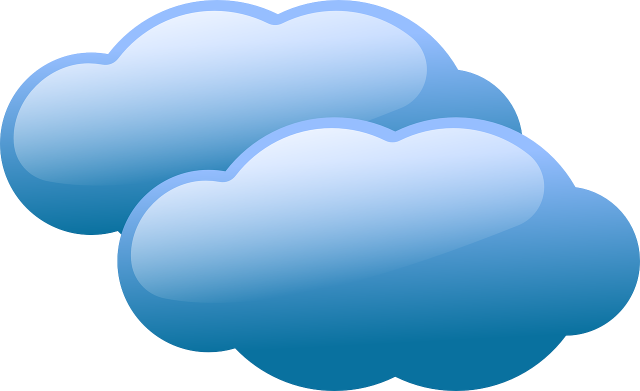
#> input picture Project_Kakao chat/cloud.png, 1280 x 782 px, found by its file name (shown at 1/2 size)
$ jupyter execute --allow-errors Kakao_chat_analysis_03.ipynb   (shell and % lines are left out)
#> lines starting #> are read from the running program, lines starting #| are printed output that depends on the picture
# 카톡 채팅 분석 3

# Data Load
---

#> (a cell that did not finish here is left out)

#> (a cell that did not finish here is left out)

#> (a cell that did not finish here is left out)

#> (a cell that did not finish here is left out)

[cell 5]
err = []
name = []
time = []
text = []

#> (the rest of this cell did not finish here and is left out)

[cell 6]
from collections import Counter
count = Counter()

[cell 7]
temp = " ".join(text).split(" ")

[cell 8]
words = Counter(temp).most_common(100000)

[cell 9]
word_dict = dict()
word_dict["a"] = "Ah!"

[cell 10]
word_dict["a"]

[cell 11]
words[:10]

[cell 12]
for word in words :
    word_dict[word[0]] = word[1]

#> (a cell that did not finish here is left out)

# WordCloud
---

[cell 14]
import numpy as np
import random # 색깔을 랜덤하게 칠하기 위해
from PIL import Image # 이미지 마스크를 위해
from wordcloud import WordCloud, STOPWORDS
from palettable.colorbrewer.qualitative import Dark2_8 # 색상설정을 위해

def color_func(word, font_size, position, orientation, random_state=None, **kwargs):
    return tuple(Dark2_8.colors[random.randint(0,7)])

font_path = "C:/Users/user/Github/NanumSquareB.ttf"

icon = "cloud"
icon_path = "C:/Users/user/Github/Project_Kakao chat/cloud.png"

icon = Image.open(icon_path).convert("RGBA")
#> icon is the input picture: PIL image 1280x782 RGBA; mean R, G, B, A 156.6, 197, 227.7, 178.7
mask = Image.new("RGB", icon.size, (255,255,255))
#> mask: PIL image 1280x782 RGB; every value is 255
mask.paste(icon,icon)
mask = np.array(mask)

#> (the rest of this cell did not finish here and is left out)

[cell 15]
import matplotlib.pyplot as plt
#> (the rest of this cell did not finish here and is left out)

[cell 16]
import matplotlib.pyplot as plt

from matplotlib import font_manager, rc
#> (the rest of this cell did not finish here and is left out)

# 최빈단어
---

[cell 17]
top_words = words[:11]

#> (a cell that did not finish here is left out)

#> (a cell that did not finish here is left out)

[cell 20]
real_top_words = []
count = []
for word in top_words :
    real_top_words.append(word[0])
    count.append(word[1])
print(real_top_words,count)

[cell 21]
import pandas as pd
df = pd.DataFrame(data = top_words, columns = ("단어","단어수"))
df

[cell 22]
plt.figure(figsize=(10,5))
plt.grid(color="grey",linestyle=":", linewidth=0.5)
plt.bar(real_top_words,count)
plt.title("상위 10 최빈 단어")

n = df["단어"]
s = df["단어수"]

for i in range(len(s)):
    plt.annotate(str(s[i]), xy=(n[i],s[i]+10), ha='center', va='bottom')

# plt.show()
plt.savefig("graph.png",bbox_inches="tight")
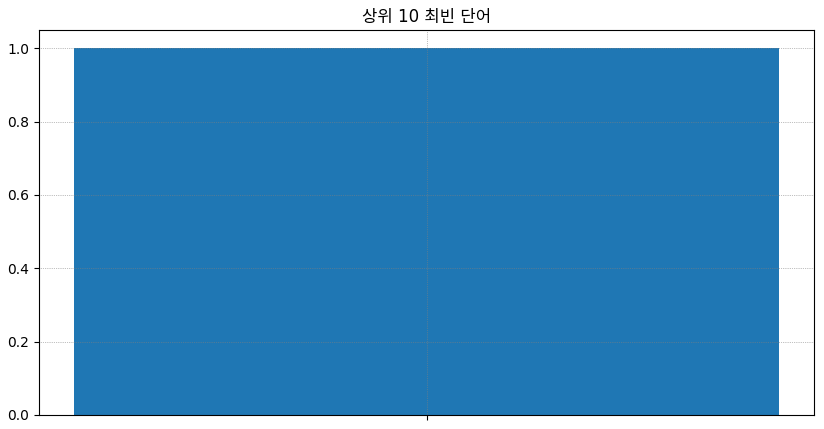
#> figure drawn by matplotlib, 1 panel
